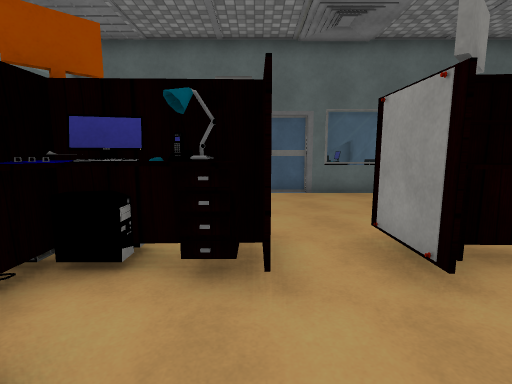
[1] (above)

23 first-person views from a walk through a 3-D level made in the Unity game engine. The camera is 1.5 m above the floor, tilts 8° down and sees 85° across. Doors are open. The floor is counted in squares, 1 m on a side. Each view is taken from the middle of a square. On the plan, view 1 faces up. The plan holds only what a view shows up to about 14 squares ahead; the rest is blank. The place goes on beyond the plan. The player character is not drawn. Some surface patterns are stand-ins.

[2]
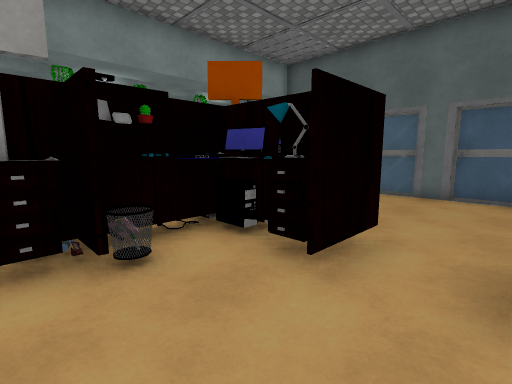

[3]
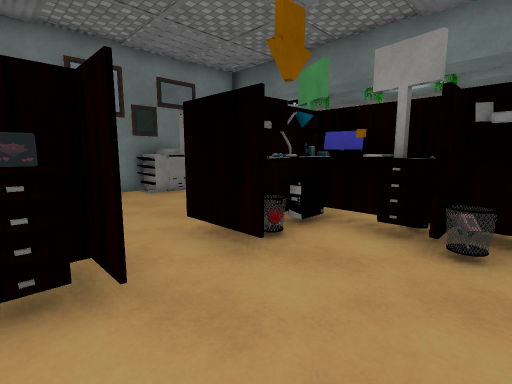

[4]
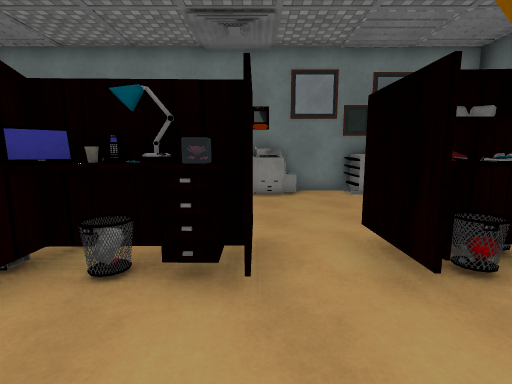

[5]
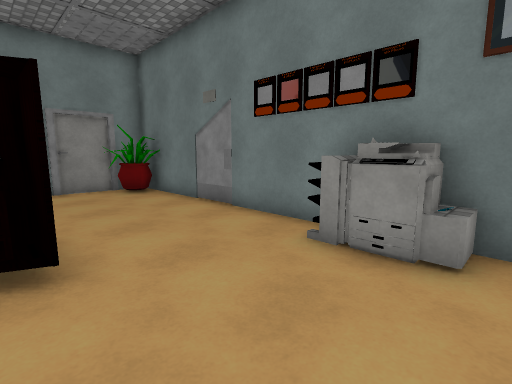

[6]
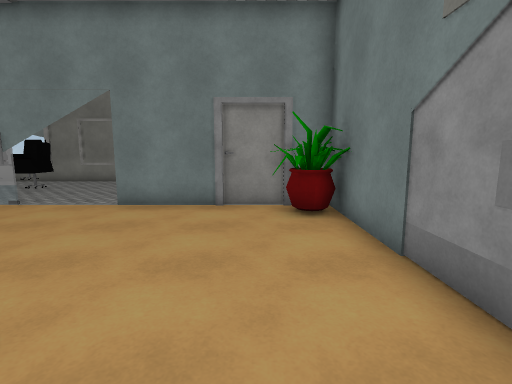

[7]
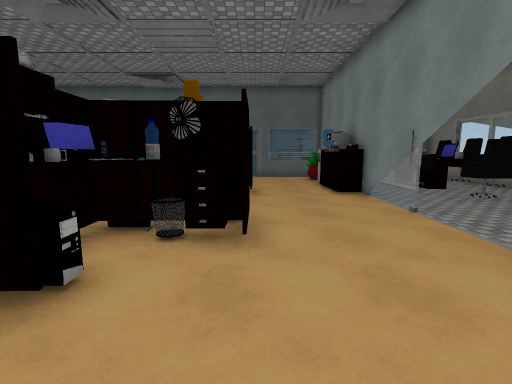

[8]
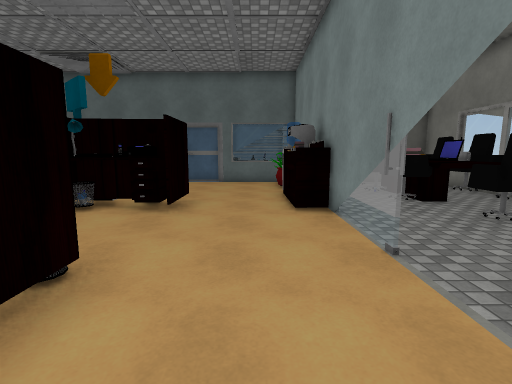

[9]
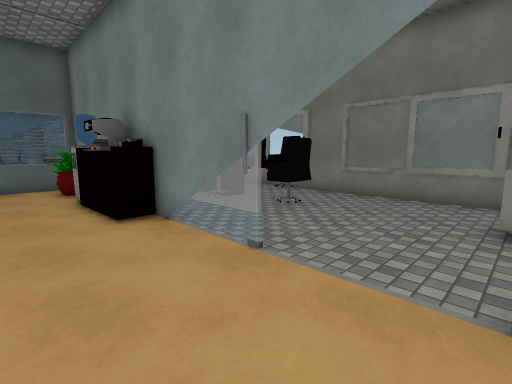

[10]
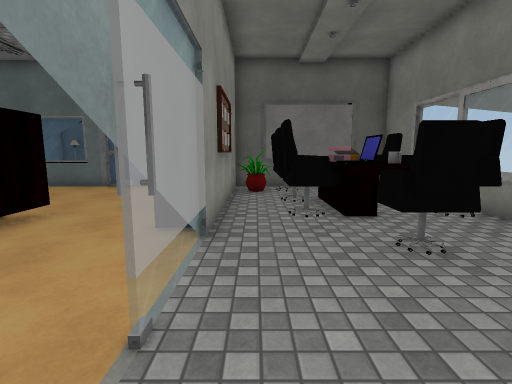

[11]
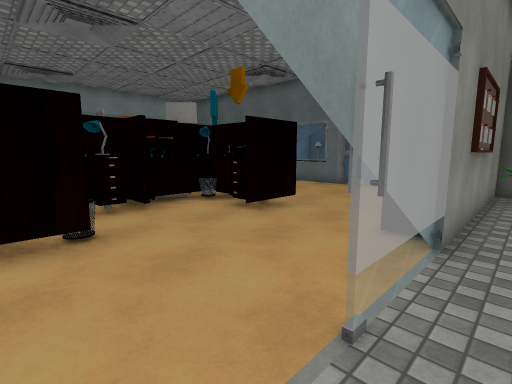

[12]
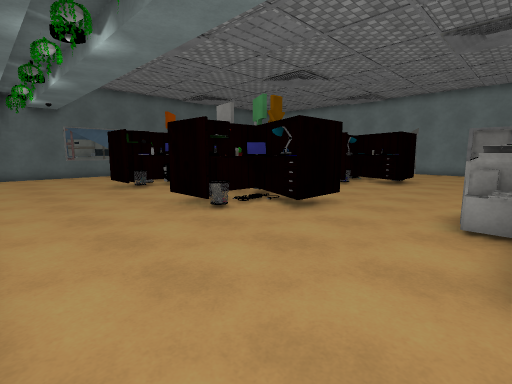

[13]
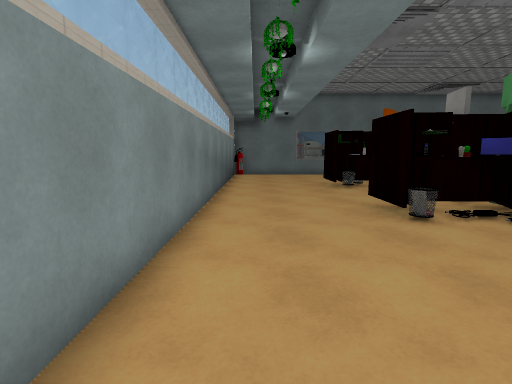

[14]
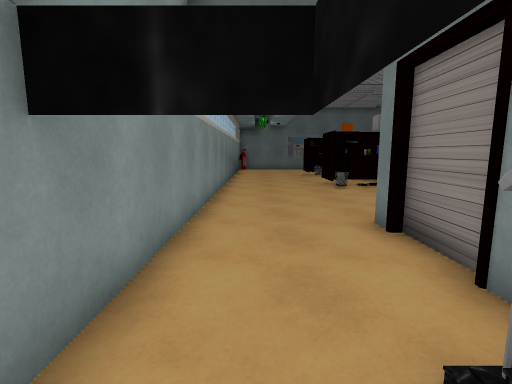

[15]
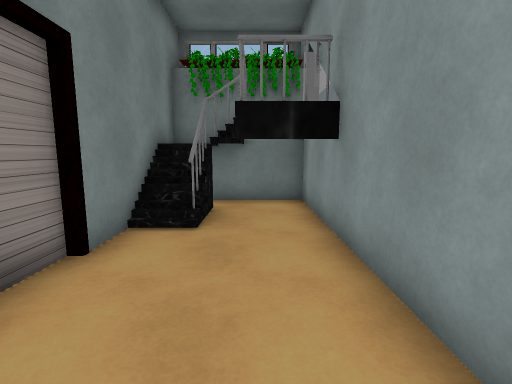

[16]
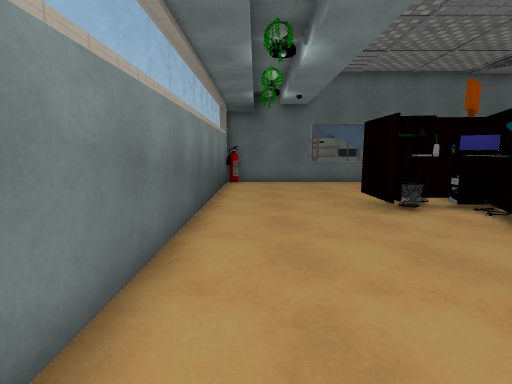

[17]
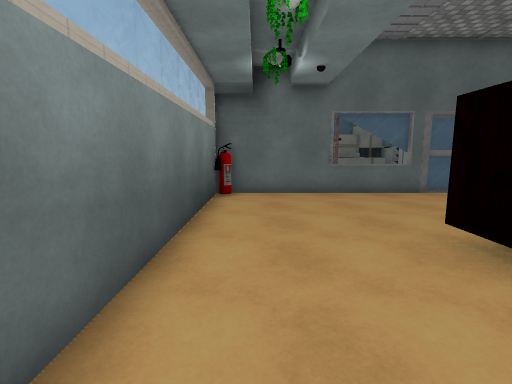

[18]
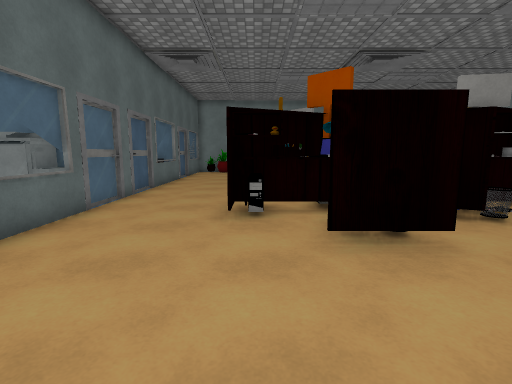

[19]
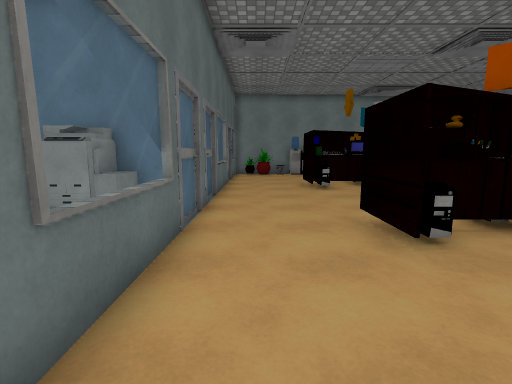

[20]
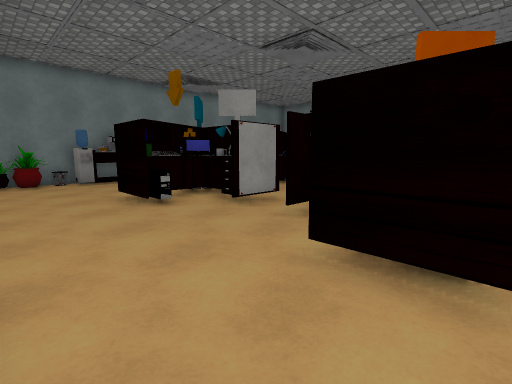

[21]
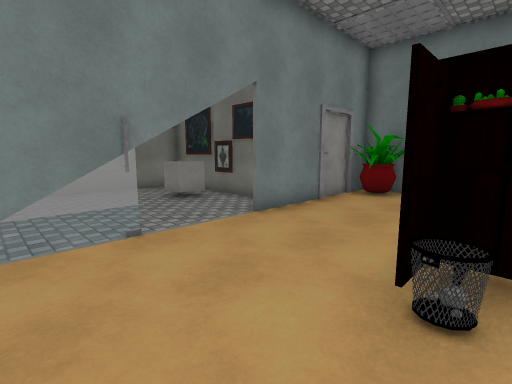

[22]
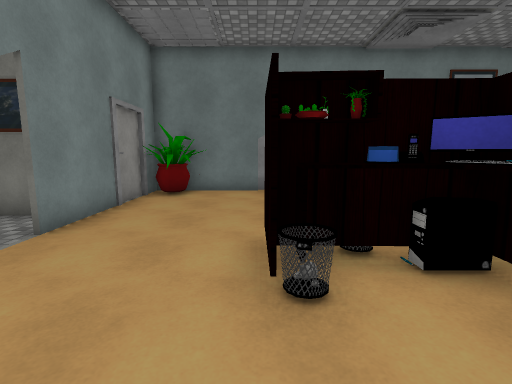

[23]
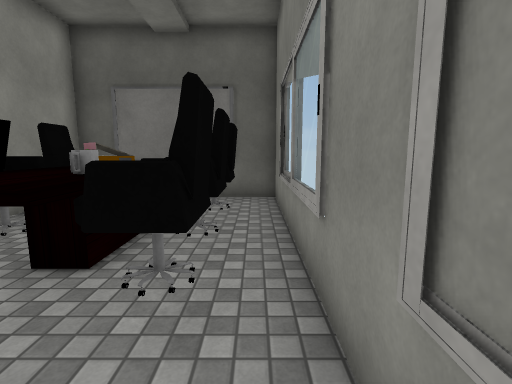

### Floor plan
Key: @ floor where view 1 was taken; # wall or solid block; . floor; D open door; = window, fence, low wall or low ledge; P printer; T pot; C chair; W water cooler; M machine; L laptop; H thing the floor can be seen under or through; S sign; U cube; R railing; E fire extinguisher; N monitor; O other object.
Columns run from 11 left of view 1 to 19 right of it. Each row starts with its distance up from view 1.
 13          PPP         OOO
 12          PP#          OO
 11  ####  =####=#==O####O###   ###
 10   .....................##### .#
  9 #E....................O#TT  ..#
  8 #.....................T#.O  O.#
  7 #..............  .....OO.OO O.=
  6 #......OOO.....O .....WO.COOO.#
  5 #.... ..OO.O...O   ...M .COOO.=
  4 #....OOOOOOO.#ONS   ..O .CLOC.=
  3 #....OOOOOOO.#    O ..OH.CLCC.#
  2 #.......OO..... O......H..CC..#
  1 #...... OO.....  ......H......#
  0 #......OOO.@... O......D......#
 -1 #....   OOOO.OOOOOOO...D......=
 -2 #....OOOOOOO.OOOOOOO...D......=
 -3 #.....O.O   ... OO.....D..UU..#
 -4 #.......OO.....OOO.....#...U  #
 -5 #...... O..............###=####
 -6 #......................#
 -7 #......................#
 -8 #......PPP..PPP......TT#
 -9 #....# #PP##PP####### T#
-10 #....#
-11 #....#
-12 #....#
-13 #....#
-14 # .RO#
-15 # .RO#
-16 # ...#
-17 #OOOO

Positions as (right, up) in squares from view 1, and headings:
1: (0, 0), facing up
2: (2, 0), facing up-left
3: (3, 2), facing down-left
4: (2, 2), facing down
5: (0, -4), facing down-right
6: (4, -7), facing right
7: (8, -7), facing up
8: (10, -4), facing up
9: (9, -3), facing up-right
10: (13, -2), facing up
11: (13, -2), facing up-left
12: (-10, -9), facing up-right
13: (-9, -9), facing up
14: (-9, -15), facing up
15: (-9, -8), facing down
16: (-9, -4), facing up
17: (-9, 0), facing up
18: (-10, 6), facing right
19: (-8, 9), facing right
20: (-4, 10), facing down-right
21: (7, 2), facing down-right
22: (8, 2), facing down
23: (18, 1), facing up
